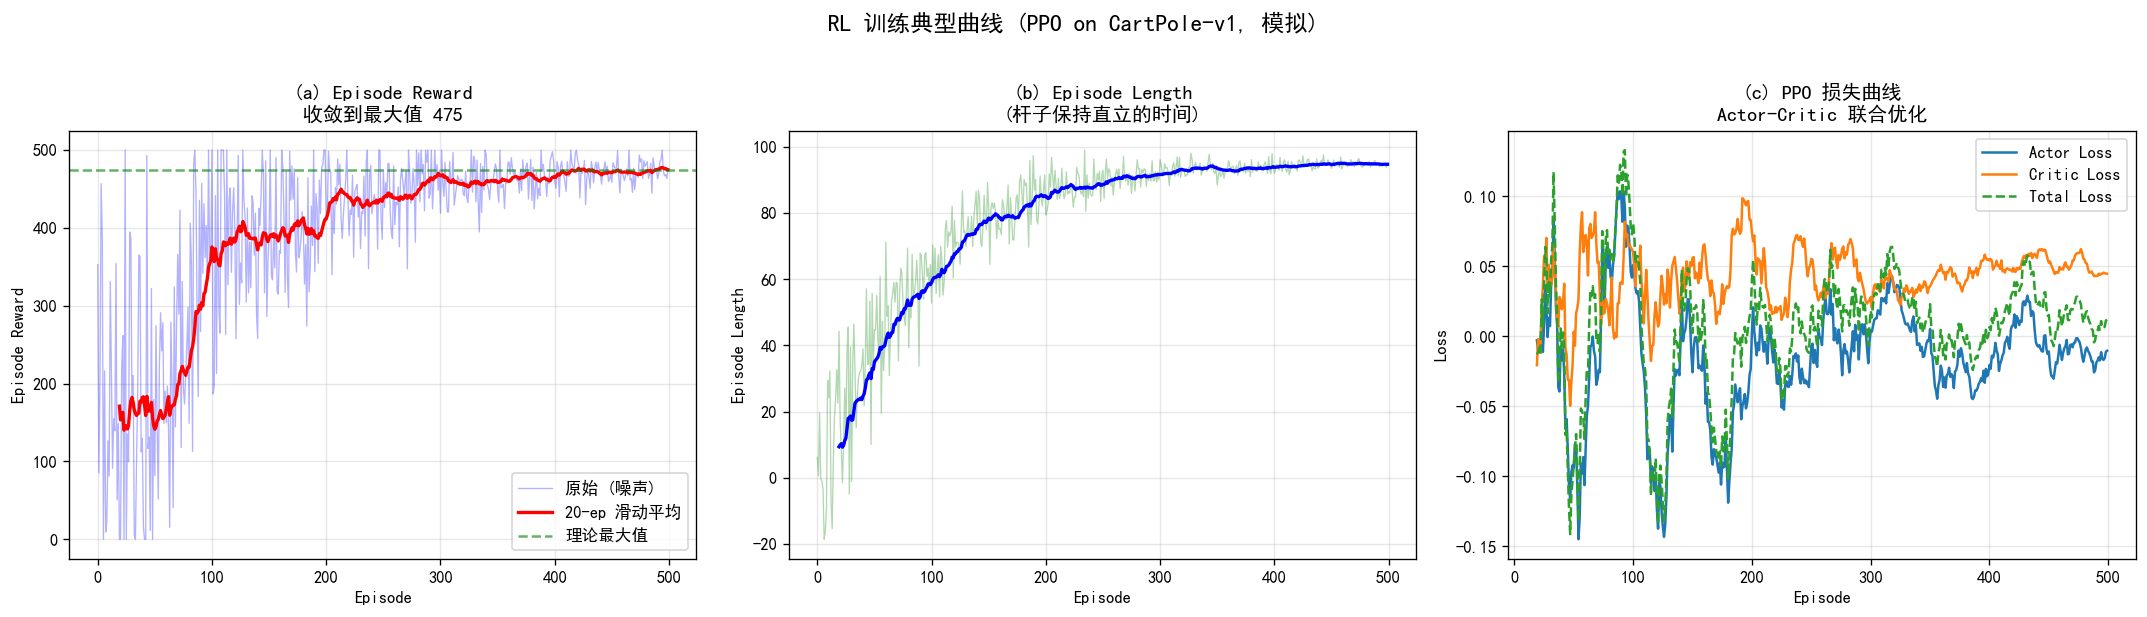

Write the Python code that produced this figure.
"""
9-3-rl-training-curves.py
Visualize typical RL training curves: episode reward, episode length, loss.
Demonstrates the "Sparrow RL" pattern: noisy but trending up.

Output: assets/figures/9-3-rl-training-curves.png
"""
import numpy as np
import matplotlib.pyplot as plt
import os

os.makedirs("assets/figures", exist_ok=True)

np.random.seed(0)
n_episodes = 500

# Simulate PPO training on CartPole
# Episode reward: noisy upward trend, +100 is max
def smooth_curve(target, noise, decay, n):
    """Trending toward target with noise that decays over time."""
    base = target * (1 - np.exp(-decay * np.arange(n)))
    return base + np.random.randn(n) * noise * np.exp(-decay * np.arange(n) * 0.5)

episodes = np.arange(n_episodes)
rewards = smooth_curve(target=475, noise=200, decay=0.012, n=n_episodes)
rewards = np.clip(rewards, 0, 500)
lengths = smooth_curve(target=475, noise=80, decay=0.012, n=n_episodes) / 5.0

# Losses (multiple components)
actor_loss = -smooth_curve(target=0.01, noise=0.4, decay=0.008, n=n_episodes)
critic_loss = smooth_curve(target=0.05, noise=0.3, decay=0.01, n=n_episodes)
entropy = smooth_curve(target=0.005, noise=0.05, decay=0.015, n=n_episodes)
total_loss = actor_loss + 0.5 * critic_loss - 0.01 * entropy

# Smoothed (rolling average)
def rolling_mean(x, w=20):
    return np.convolve(x, np.ones(w) / w, mode="valid")


fig, axes = plt.subplots(1, 3, figsize=(18, 5))

# Left: Episode reward
ax = axes[0]
ax.plot(episodes, rewards, "b-", alpha=0.3, linewidth=0.8, label="原始 (噪声)")
ax.plot(episodes[19:], rolling_mean(rewards), "r-", linewidth=2, label="20-ep 滑动平均")
ax.axhline(y=475, color="green", linestyle="--", alpha=0.6, label="理论最大值")
ax.set_xlabel("Episode")
ax.set_ylabel("Episode Reward")
ax.set_title("(a) Episode Reward\n收敛到最大值 475", fontsize=12, fontweight="bold")
ax.legend(loc="lower right")
ax.grid(True, alpha=0.3)

# Middle: Episode length (CartPole specific)
ax = axes[1]
ax.plot(episodes, lengths, "g-", alpha=0.3, linewidth=0.8)
ax.plot(episodes[19:], rolling_mean(lengths), "b-", linewidth=2)
ax.set_xlabel("Episode")
ax.set_ylabel("Episode Length")
ax.set_title("(b) Episode Length\n(杆子保持直立的时间)", fontsize=12, fontweight="bold")
ax.grid(True, alpha=0.3)

# Right: Losses
ax = axes[2]
ax.plot(episodes[19:], rolling_mean(actor_loss), label="Actor Loss", linewidth=1.5)
ax.plot(episodes[19:], rolling_mean(critic_loss), label="Critic Loss", linewidth=1.5)
ax.plot(episodes[19:], rolling_mean(total_loss), label="Total Loss", linewidth=1.5, linestyle="--")
ax.set_xlabel("Episode")
ax.set_ylabel("Loss")
ax.set_title("(c) PPO 损失曲线\nActor-Critic 联合优化", fontsize=12, fontweight="bold")
ax.legend()
ax.grid(True, alpha=0.3)

plt.suptitle("RL 训练典型曲线 (PPO on CartPole-v1, 模拟)",
             fontsize=14, fontweight="bold", y=1.02)
plt.tight_layout()
plt.savefig("assets/figures/9-3-rl-training-curves.png", dpi=120, bbox_inches="tight")
print("Saved: assets/figures/9-3-rl-training-curves.png")
